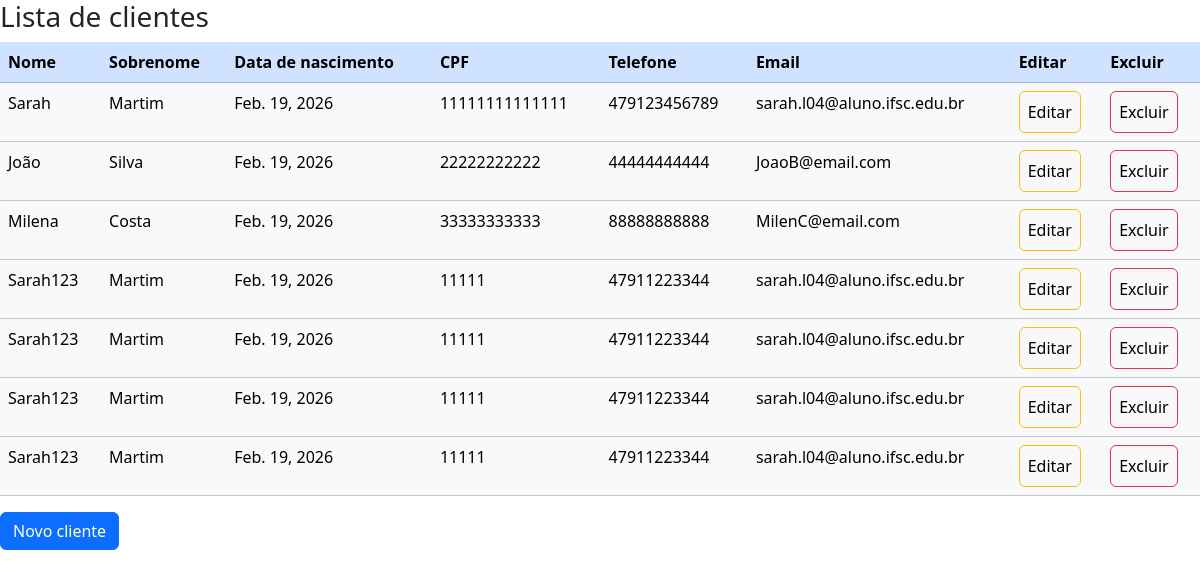
/clientes (signed in), run on an earlier commit of the app's database.
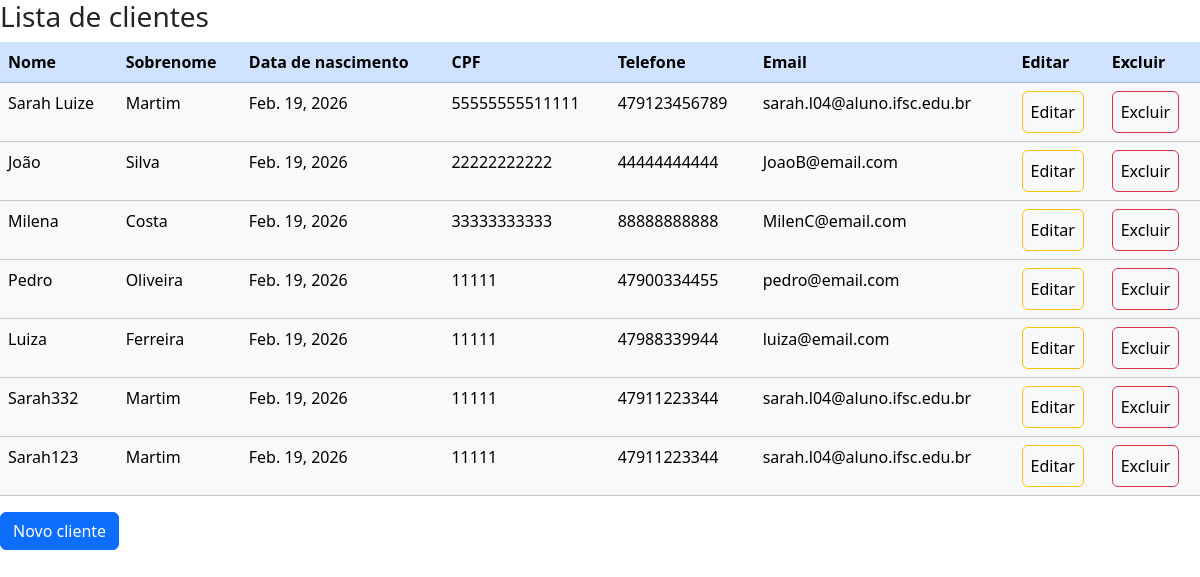
And on a later commit of the database.
### core/models.py (models this page shows, shortened)
class Cliente(models.Model):
    nome = models.CharField(max_length=200)
    sobrenome = models.CharField(max_length=200, null=True,blank=True)
    data_nascimento = models.DateField(auto_now_add=True, null=True,blank=True)
    cpf = models.PositiveIntegerField(max_length=30, null=True,blank=True)
    telefone = models.PositiveIntegerField(max_length=30, null=True,blank=True)
    email = models.EmailField(max_length=200, null=True, blank=True)

### core/views.py (the view)
# urls.py: path('clientes', clientes, name="urlclientes"),
@login_required(login_url='urlentrar')
def clientes(request):
    clientes = Cliente.objects.all()
    context = {'cli': clientes}
    return render (request, 'clientes.html', context)

### core/templates/clientes.html (shortened to what this page needs)
{% load bootstrap5 %}
<!DOCTYPE html>
<html lang="pt-br">
<head>
    {% bootstrap_css %}
</head>
<body>
    <h3>Lista de clientes</h3>
    <table class="table table-primary table-hover">
        <thead>
            <tr>
                <th>Nome</th>
                <th>Sobrenome</th>
                <th>Data de nascimento</th>
                <th>CPF</th>
                <th>Telefone</th>
                <th>Email</th>
                <th>Editar</th>
                <th>Excluir</th>
            </tr>
        </thead>
        <tbody>
            {% for c in cli %}
            <tr class="table table-light">
                <td>{{ c.nome }}</td>
                <td>{{ c.sobrenome }}</td>
                <td>{{ c.data_nascimento }}</td>
                <td>{{ c.cpf }}</td>
                <td>{{ c.telefone }}</td>
                <td>{{ c.email }}</td>
                <td>
                    <form action="{% url 'urleditaCliente' c.id %}">
                        <input type="submit" value="Editar" class="btn btn-warning">
                    </form>
                </td>
                <td>
                    <form action="">
                        <input type="submit" value="Excluir" class="btn btn-danger">
                    </form>
                </td>
            {% endfor %}
            </tr>
        </tbody>
    </table>
        <form action="{% url 'urlsalvarClientes' %}" method="get">
            <input type="submit" value="Novo cliente" class="btn btn-primary">
        </form>
</body>
</html>

What changed in the data, as far as the page shows it:
changed Cliente: nome "Sarah" → "Sarah Luize"; cpf "11111111111111" → "55555555511111"
changed Cliente: nome "Sarah123" → "Pedro"; sobrenome "Martim" → "Oliveira"; telefone "47911223344" → "47900334455"; email "sarah.l04@aluno.ifsc.edu.br" → "pedro@email.com"
changed Cliente: nome "Sarah123" → "Luiza"; sobrenome "Martim" → "Ferreira"; telefone "47911223344" → "47988339944"; email "sarah.l04@aluno.ifsc.edu.br" → "luiza@email.com"
changed Cliente: nome "Sarah123" → "Sarah332"
